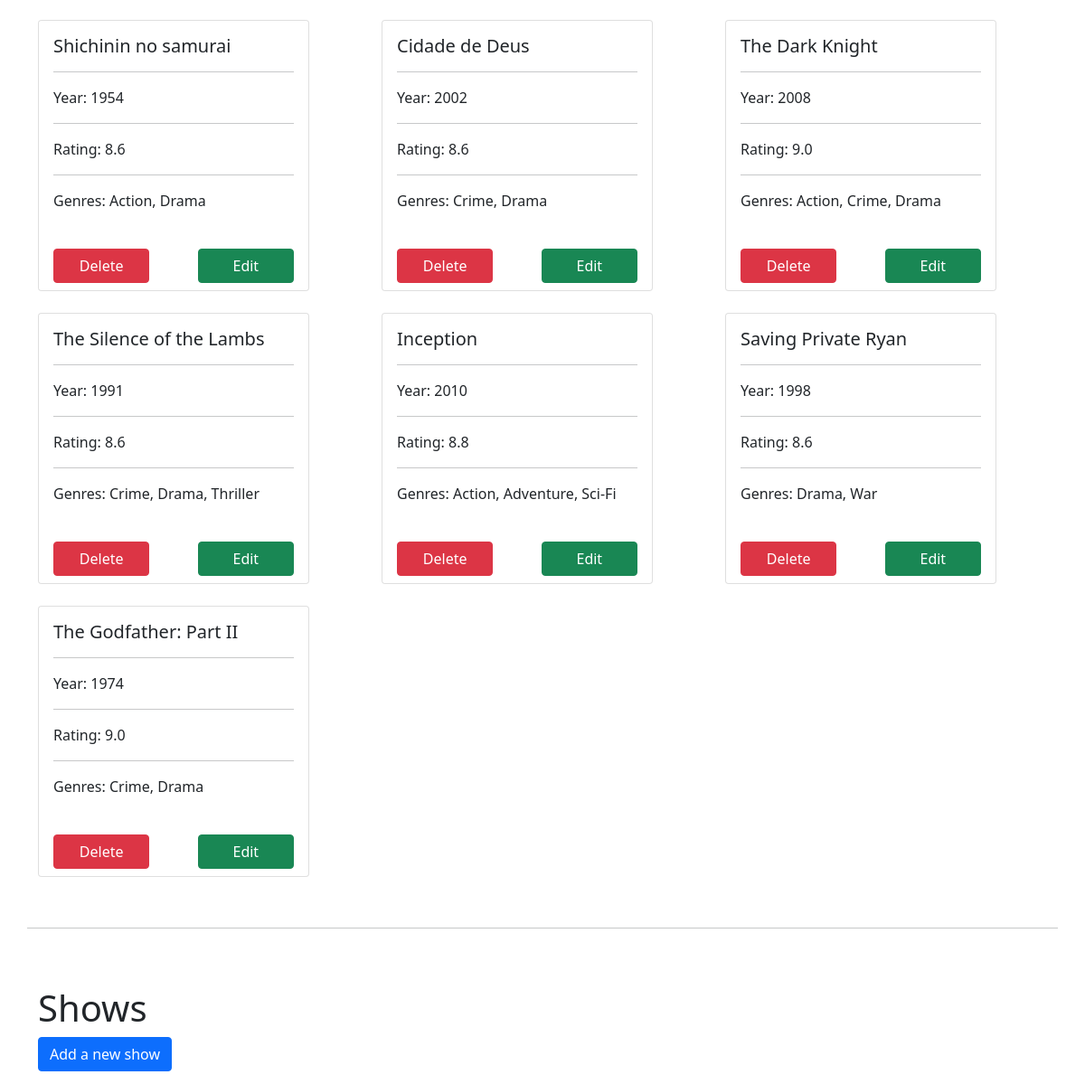
/ (middle part), run on an earlier commit of the app's database.
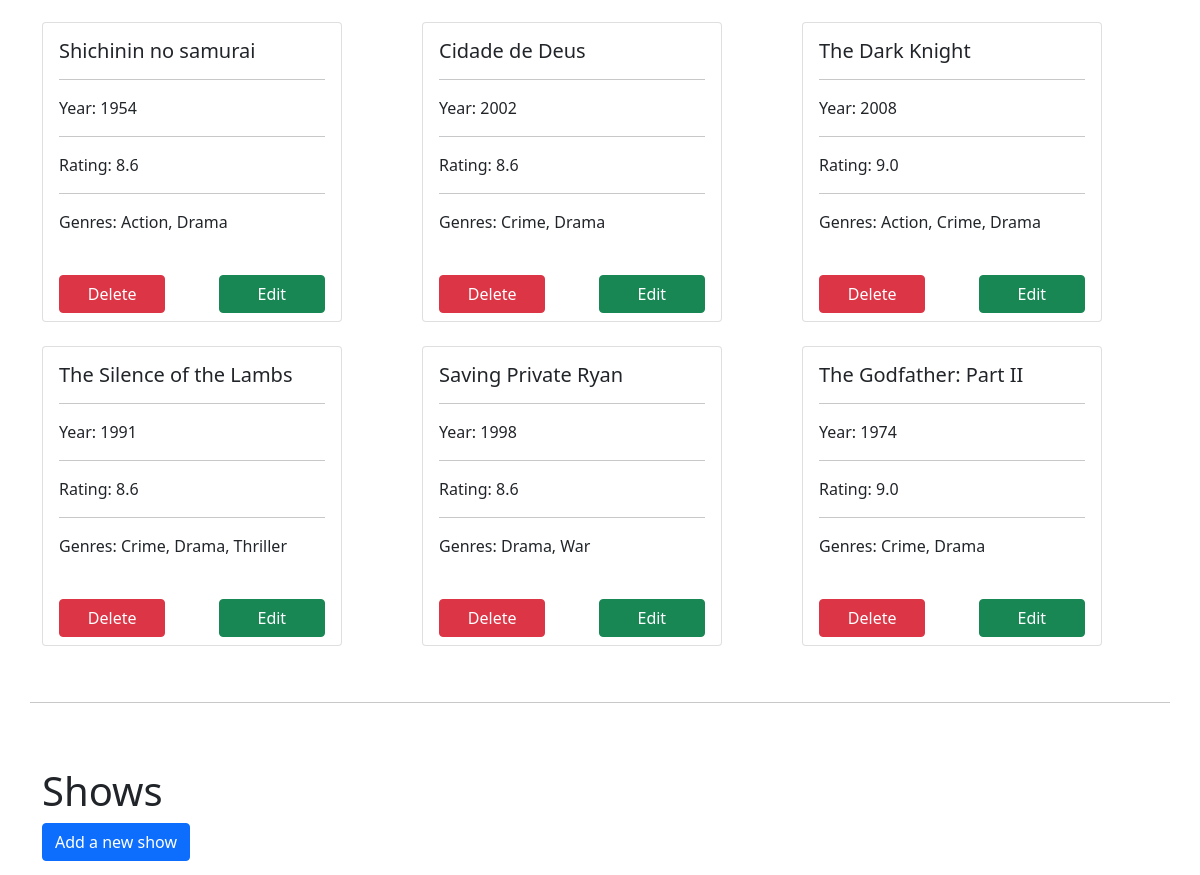
And on a later commit of the database.
### main.py (models this page shows)
class Movies(db.Model):
    __tablename__ = 'movies'
    id = db.Column(db.Integer, primary_key=True)
    title = db.Column(db.String)
    year = db.Column(db.Integer)
    rating = db.Column(db.String)
    genre = db.Column(db.String)

### main.py (the view)
@app.route('/', methods=['GET', 'POST'])
def index():
    movies, shows = getData()
    if request.method == 'POST':
        if request.form['action'] == 'update':
            try:
                data = {
                'id': request.form['id'],
                'title': request.form['title'],
                'year': request.form['year'],
                'rating': request.form['rating'],
                'genre': request.form['genre']
                }
                if request.form['category'] == 'show':
                    data['seasons'] = request.form['seasons']
                    data['episodes'] = request.form['episodes']
            except:
                print("Unexpected error:", sys.exc_info()[0])
                raise
            updateItem(data, request.form['category'])
            return redirect(url_for('index'))
        elif request.form['action'] == 'add':
            try:
                data = {
                    'title': request.form['title'],
                    'year': request.form['year'],
                    'rating': request.form['rating'],
                    'genre': request.form['genre']
                }
                if request.form['category'] == 'show':
                    data['seasons'] = request.form['seasons']
                    data['episodes'] = request.form['episodes']
            except:
                print("Unexpected error:", sys.exc_info()[0])
                raise
            addItem(data, request.form['category'])
            return redirect(url_for('index'))
        elif request.form['action'] == 'remove':
            removeItem(request.form['id'], request.form['category'])
            return redirect(url_for('index'))
        elif request.form['action'] == 'search':
            movies_q, shows_q = fromSearch(request.form['search'])
            return render_template('index.html', movies=movies_q, shows=shows_q)
        else:
            return redirect(url_for('index'))
    else:
        redirect(url_for('index'))
        return render_template('index.html', movies=movies, shows=shows)

### main.py (called while the page is built)
def getData():
    get_movies = Movies.query.filter().all()
    get_shows = Shows.query.filter().all()
    movies, shows = refactorGET(get_movies, get_shows)
    return movies, shows

def refactorGET(movies, shows):
    for item in movies:
        genre_list = re.findall(r"'(.*?)'", item.genre)
        genre = ''
        for string in genre_list:
            genre += string + ', '
        genre = genre[:-2]
        item.genre = genre
    for item in shows:
        genre_list = re.findall(r"'(.*?)'", item.genre)
        genre = ''
        for string in genre_list:
            genre += string + ', '
        genre = genre[:-2]
        item.genre = genre
    return movies, shows

### templates/index.html (shortened to what this page needs)
{% extends "base.html" %}
{% block body %}
<div class="container">
  <div class="row justify-content-center">
    {% for item in movies %}
    <div class="col-md d-block mb-2 mt-3">
      <div class="card" style="max-width: 300px; min-width: 300px; max-height: 300px; min-height: 300px;">
        <div class="card-body">
          <h5 class="card-title">{{item.title}}</h5>
          <hr>
          <p class="card-text">Year: {{item.year}}</p>
          <hr>
          <p class="card-text">Rating: {{item.rating}}</p>
          <hr>
          <p class="card-text">Genres: {{item.genre}}</p>
        </div>
        <div class="ms-3 me-3 mb-2">
          <form action="{{url_for('index')}}" method="POST">
            <button type="submit" class="btn btn-danger"
              style="display: inline; float: left; width: 40%; ">Delete</button>
          </form>
          <form action="/edit/{{item.id}}" method="POST">
            <button type="submit" class="btn btn-success"
              style="display: inline; float: right; width: 40%;">Edit</button>
          </form>
        </div>
      </div>
    </div>
    {% endfor %}
  </div>
  <div class="row">
    <hr class="mt-5">
    <h1 class="mt-5">Shows</h1>
    <div><button type="button" class="btn btn-primary" data-bs-toggle="modal" data-bs-target="#show-add-modal">Add a new
        show</button></div>
    <div class="row justify-content-center">
    </div>
  </div>
</div>
{% endblock %}

### templates/base.html (shortened to what this page needs)
<!DOCTYPE html>
<html lang="en">
<head>
    <link href="https://cdn.jsdelivr.net/npm/bootstrap@5.0.2/dist/css/bootstrap.min.css" rel="stylesheet"
>
    <link rel="stylesheet" href="https://use.fontawesome.com/releases/v5.0.7/css/all.css">
</head>
<body>
    {% block body %}
    {% endblock %}
</body>
</html>

What changed in the data, as far as the page shows it:
removed Movies: title "Inception", year "2010", rating "8.8", genre "Action, Adventure, Sci-Fi"
